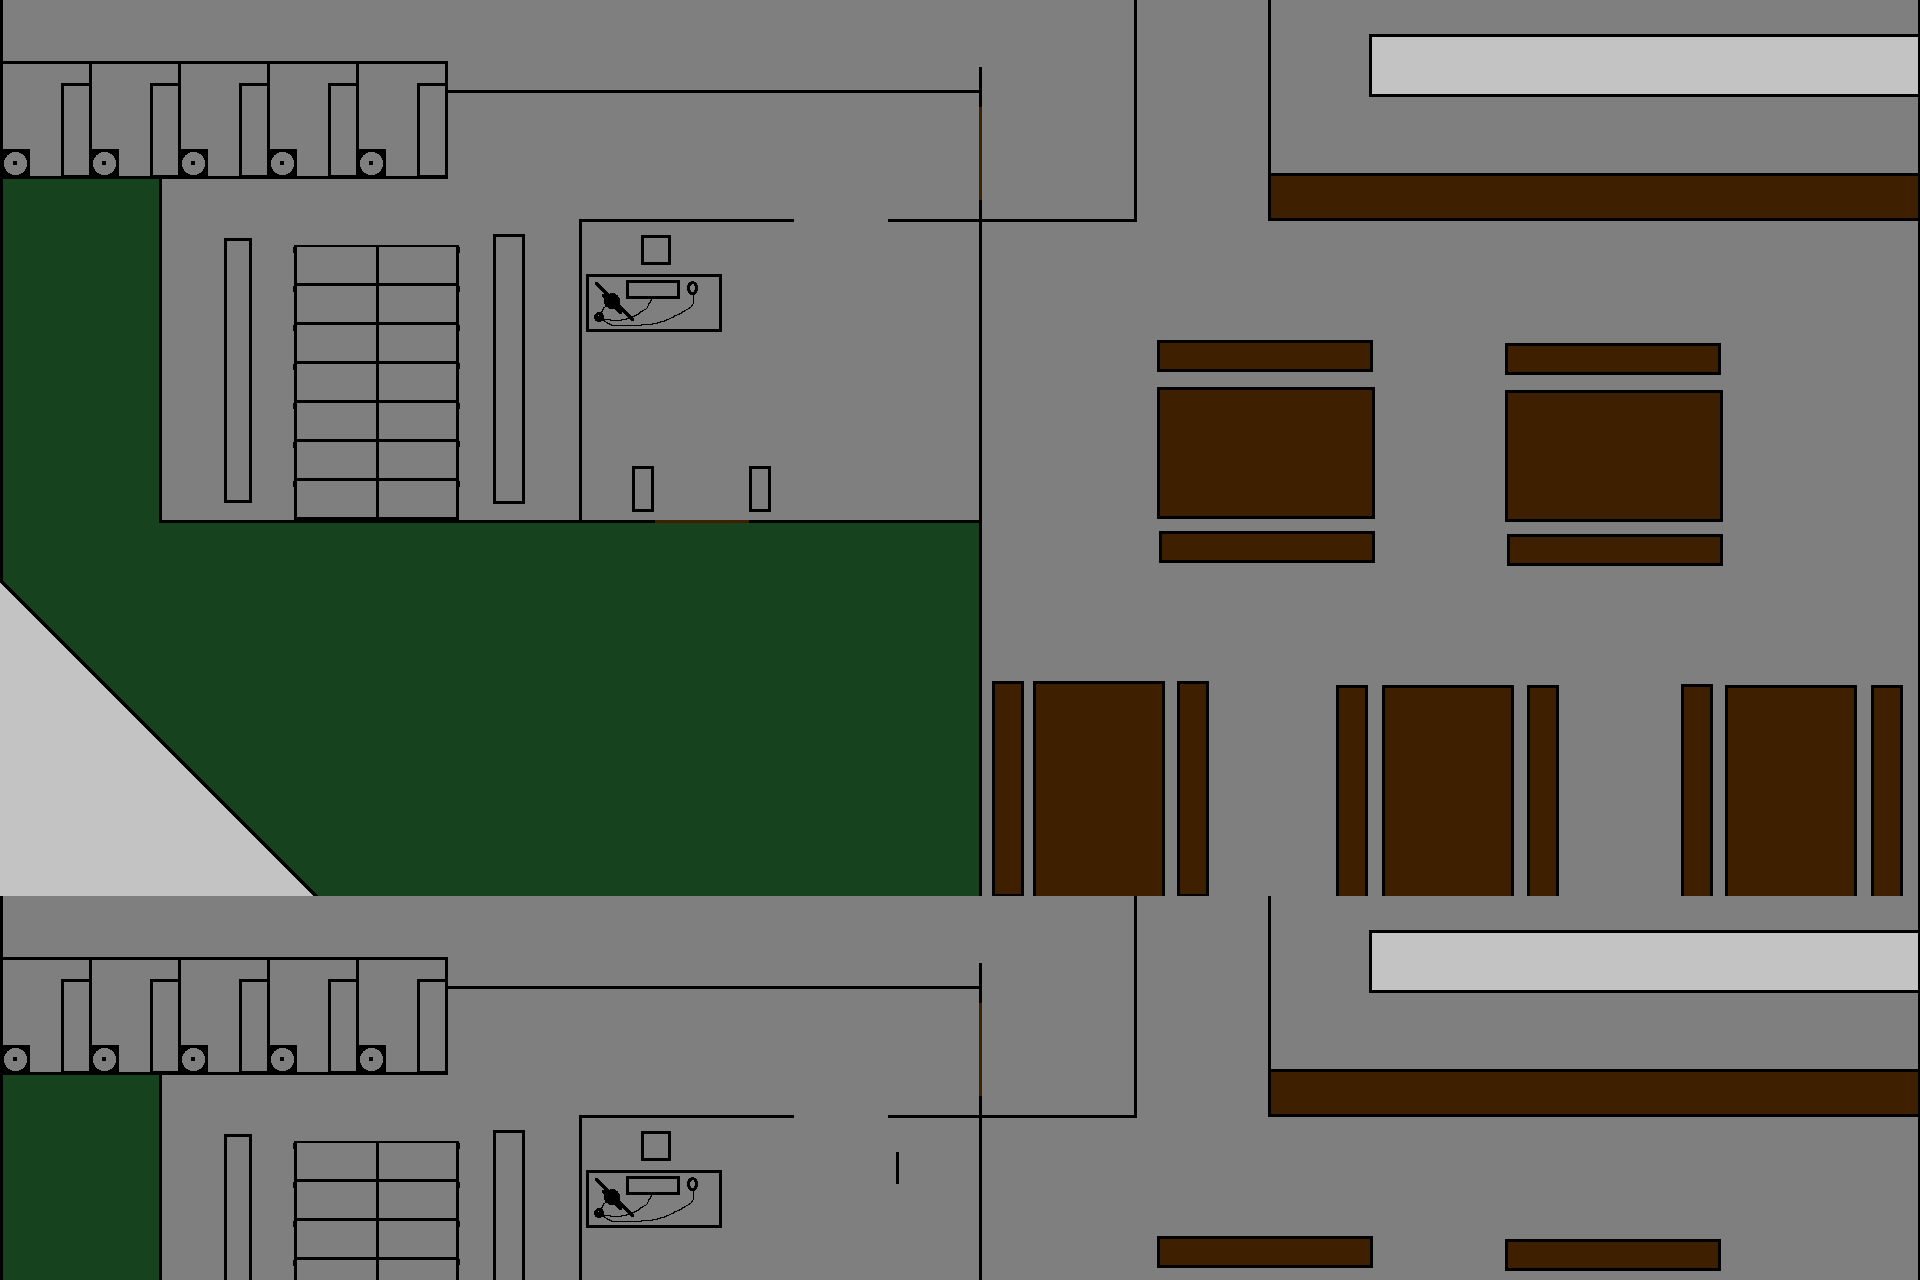

Below is a game level as drawn by its tile map, then a one-line description and the .tmx that defines it (tile-layer data replaced by summaries):
An orthogonal 60x40 tile map with 32x32 px tiles, 1 tile layer (suelo).

<map version="1.0" orientation="orthogonal" width="60" height="40" tilewidth="32" tileheight="32">
 <tileset firstgid="1" name="Fondo" tilewidth="32" tileheight="32">
  <image source="Fondo.png" width="1920" height="1080" />
 </tileset>
 <layer name="suelo" width="60" height="40">
  <data>[2400 cells, 2400 non-empty, 1680 distinct tile ids]</data>
 </layer>
</map>
